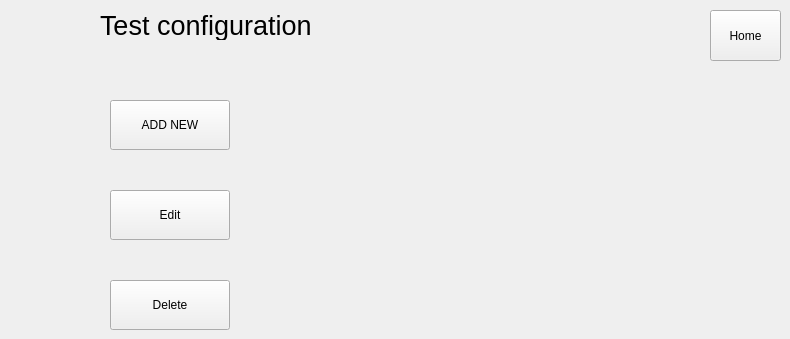
    <widget class="QWidget" name="page_4">
     <widget class="QLabel" name="label_8">
      <property name="geometry">
       <rect>
        <x>100</x>
        <y>10</y>
        <width>231</width>
        <height>30</height>
       </rect>
      </property>
      <property name="font">
       <font>
        <pointsize>20</pointsize>
       </font>
      </property>
      <property name="text">
       <string>Test configuration</string>
      </property>
     </widget>
     <widget class="QToolButton" name="toolButton_9">
      <property name="geometry">
       <rect>
        <x>710</x>
        <y>10</y>
        <width>71</width>
        <height>51</height>
       </rect>
      </property>
      <property name="text">
       <string>Home</string>
      </property>
     </widget>
     <widget class="QPushButton" name="pushButton_117">
      <property name="geometry">
       <rect>
        <x>110</x>
        <y>100</y>
        <width>120</width>
        <height>50</height>
       </rect>
      </property>
      <property name="text">
       <string>ADD NEW</string>
      </property>
     </widget>
     <widget class="QPushButton" name="pushButton_118">
      <property name="geometry">
       <rect>
        <x>110</x>
        <y>190</y>
        <width>120</width>
        <height>50</height>
       </rect>
      </property>
      <property name="text">
       <string>Edit</string>
      </property>
     </widget>
     <widget class="QPushButton" name="pushButton_119">
      <property name="geometry">
       <rect>
        <x>110</x>
        <y>280</y>
        <width>120</width>
        <height>50</height>
       </rect>
      </property>
      <property name="text">
       <string>Delete</string>
      </property>
     </widget>
    </widget>
